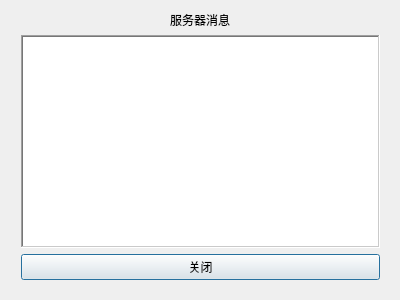
<?xml version="1.0" encoding="UTF-8"?>
<ui version="4.0">
 <class>udpCli</class>
 <widget class="QDialog" name="udpCli">
  <property name="geometry">
   <rect>
    <x>0</x>
    <y>0</y>
    <width>400</width>
    <height>300</height>
   </rect>
  </property>
  <property name="windowTitle">
   <string>udpCli</string>
  </property>
  <widget class="QWidget" name="verticalLayoutWidget">
   <property name="geometry">
    <rect>
     <x>10</x>
     <y>0</y>
     <width>381</width>
     <height>291</height>
    </rect>
   </property>
   <layout class="QVBoxLayout" name="verticalLayout">
    <item alignment="Qt::AlignHCenter">
     <widget class="QLabel" name="label">
      <property name="text">
       <string>服务器消息</string>
      </property>
     </widget>
    </item>
    <item>
     <widget class="QPlainTextEdit" name="plainTextEdit">
      <property name="frameShape">
       <enum>QFrame::WinPanel</enum>
      </property>
      <property name="lineWidth">
       <number>3</number>
      </property>
     </widget>
    </item>
    <item>
     <widget class="QPushButton" name="pushButton">
      <property name="text">
       <string>关闭</string>
      </property>
     </widget>
    </item>
   </layout>
  </widget>
 </widget>
 <layoutdefault spacing="6" margin="11"/>
 <resources/>
 <connections>
  <connection>
   <sender>pushButton</sender>
   <signal>clicked()</signal>
   <receiver>udpCli</receiver>
   <slot>close()</slot>
   <hints>
    <hint type="sourcelabel">
     <x>198</x>
     <y>274</y>
    </hint>
    <hint type="destinationlabel">
     <x>141</x>
     <y>298</y>
    </hint>
   </hints>
  </connection>
 </connections>
</ui>
